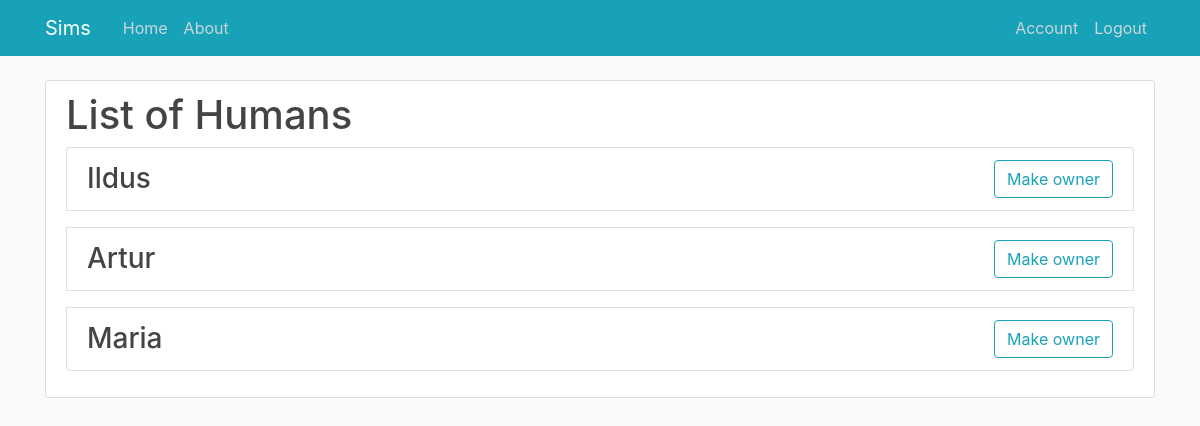
The app's page /humans/vehicle/1 (signed in), older data.
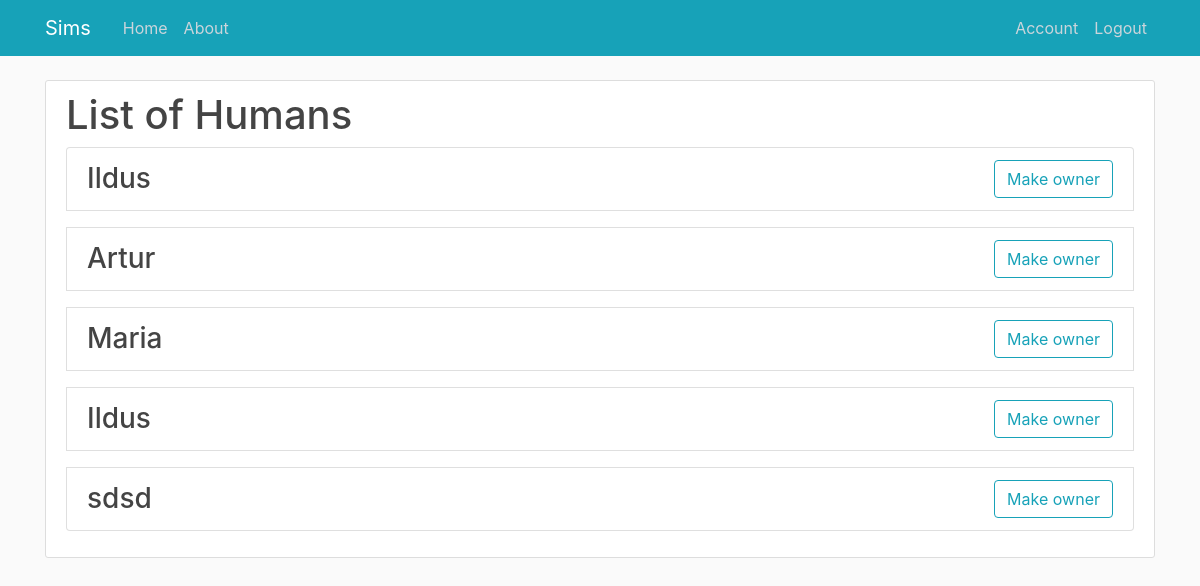
The same page, newer data.
### sims/models.py (models this page shows, shortened)
class Human(db.Model):
    id = db.Column(db.Integer, primary_key=True)
    name = db.Column(db.String(100), nullable=False)
    surname = db.Column(db.String(100), nullable=False)
    gender = db.Column(db.Enum(Gender), nullable=False)
    age = db.Column(db.Integer, nullable=False)
    job = db.Column(db.Enum(Job), default=Job.UNEMPLOYED)
    salary = db.Column(db.Integer, default=0)
    x_coordinate = db.Column(db.Integer, nullable=False, default=0)
    y_coordinate = db.Column(db.Integer, nullable=False, default=0)
    family_id = db.Column(db.Integer, db.ForeignKey('family.id'))
    plumbob = db.Column(db.Enum(Plumbob), default=Plumbob.GREEN)

### sims/humans/routes.py (the view)
@humans.route("/humans/vehicle/<int:vehicle_id>", methods=['GET', 'POST'])
@login_required
def humans_vehicle(vehicle_id):
    humans = Human.query.all()
    return render_template('humans/humans_vehicle.html', title='List of Humans',
                           humans=humans, vehicle_id=vehicle_id)

### sims/models.py (called while the page is built)
@login_manager.user_loader
def load_user(user_id):
    return User.query.get(int(user_id))

### sims/templates/humans/humans_vehicle.html
{% extends "layout.html" %}
{% block content %}
    <div class="content-section">
        <h1>List of Humans</h1>
        <ul class="list-group">
            {% for human in humans %}
                <li class="list-group-item d-flex justify-content-between align-items-center mb-3">
                    <h3 class="mb-0">{{ human.name }}</h3>
                    <a href="{{ url_for('vehicles.vehicle_add_human', vehicle_id=vehicle_id, human_id=human.id) }}" class="btn btn-outline-info">Make owner</a>
                </li>
            {% endfor %}
        </ul>
    </div>
{% endblock content %}

Row changes from the older to the newer data that the page shows:
added Human: name "Ildus"
added Human: name "sdsd"
